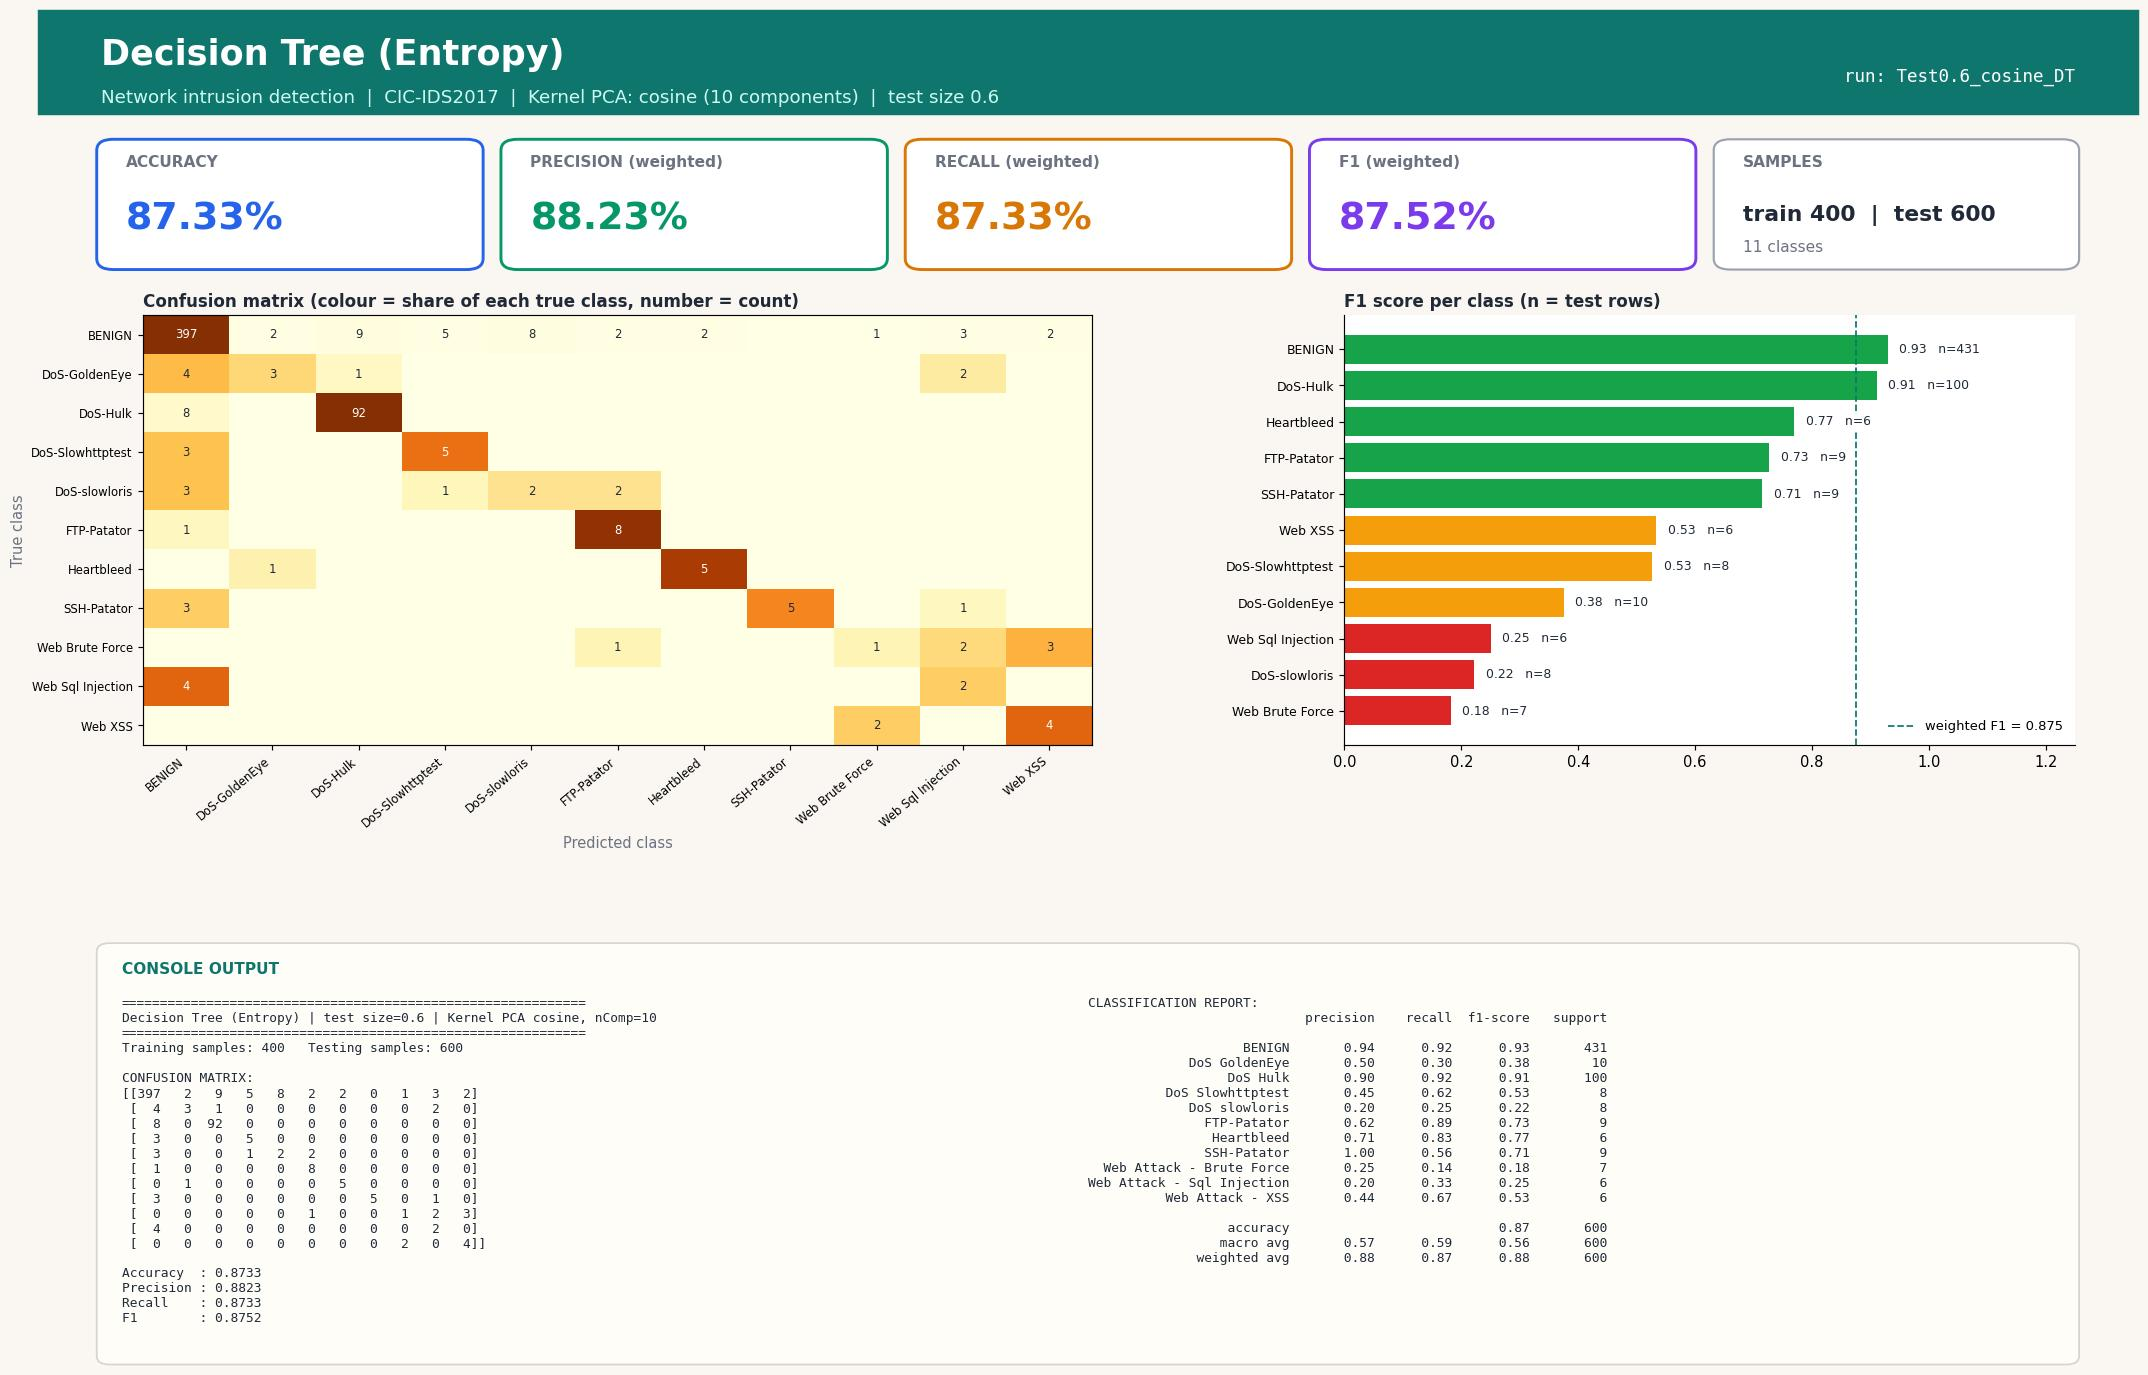

Write Python code to recreate this figure.
#!/usr/bin/env python3
"""Decision Tree (Entropy) | Test size 0.6 | Kernel PCA kernel=cosine, n_components=10
CIC-IDS2017 (Tue+Wed+Thu-morning) 1000-row stratified sample.
Run in any IDE (Spyder / VS Code / PyCharm / Jupyter): open the file and press Run, no arguments needed.
Saves next to this file: 'Test0.6_cosine_DT.jpg' - one image with the console output (confusion matrix, metrics, classification report) plus charts."""
import json, os
import numpy as np
import matplotlib.pyplot as plt
from sklearn.decomposition import KernelPCA
from sklearn.tree import DecisionTreeClassifier
from sklearn.metrics import (accuracy_score, classification_report, confusion_matrix,
                             f1_score, precision_score, recall_score)
from sklearn.model_selection import train_test_split
from sklearn.preprocessing import StandardScaler

TEST_SIZE, KERNEL, N_COMP, ALG, ALG_NAME = 0.6, "cosine", 10, "DT", "Decision Tree (Entropy)"
try:
    HERE = os.path.dirname(os.path.abspath(__file__))
except NameError:                      # Jupyter / interactive console
    HERE = os.getcwd()
def _find_root():                      # folder that contains data/sample.npz (works from any working directory)
    for p in (HERE, os.path.join(HERE, ".."), os.path.join(HERE, "..", ".."), os.getcwd()):
        if os.path.exists(os.path.join(p, "data", "sample.npz")):
            return os.path.abspath(p)
    raise FileNotFoundError("data/sample.npz not found - run prepare_data.py or keep the repo folder structure")
ROOT = _find_root()
tag = f"Test{TEST_SIZE}_{KERNEL}_{ALG}"

# 1. LOAD cached, cleaned sample (see prepare_data.py)
d = np.load(os.path.join(ROOT, "data", "sample.npz"), allow_pickle=True)
X, y, class_names = d["X"], d["y"], [str(c).replace("�", "-") for c in d["classes"]]

# 2. SPLIT
X_train, X_test, y_train, y_test = train_test_split(
    X, y, test_size=TEST_SIZE, random_state=42, stratify=y)

# 3. SCALE (fit on train only)
scaler = StandardScaler()
X_train = scaler.fit_transform(X_train); X_test = scaler.transform(X_test)

# 4. DIMENSIONALITY REDUCTION: Kernel PCA (fit on train only; gamma = sklearn default 1/n_features)
kpca = KernelPCA(n_components=N_COMP, kernel=KERNEL, random_state=0)
X_train = kpca.fit_transform(X_train); X_test = kpca.transform(X_test)

# 5. CLASSIFIER
classifier = DecisionTreeClassifier(criterion="entropy", random_state=0)
classifier.fit(X_train, y_train)
y_pred = classifier.predict(X_test)

# 6. METRICS
labels = np.arange(len(class_names))
cm = confusion_matrix(y_test, y_pred, labels=labels)
res = dict(test_size=TEST_SIZE, kernel=KERNEL, n_components=N_COMP, algorithm=ALG, model=ALG_NAME,
           n_train=int(len(y_train)), n_test=int(len(y_test)),
           accuracy=accuracy_score(y_test, y_pred),
           precision=precision_score(y_test, y_pred, average="weighted", zero_division=0),
           recall=recall_score(y_test, y_pred, average="weighted", zero_division=0),
           f1=f1_score(y_test, y_pred, average="weighted", zero_division=0))
report = classification_report(y_test, y_pred, labels=labels, target_names=class_names, zero_division=0)
lines = ["=" * 60, f"{ALG_NAME} | test size={TEST_SIZE} | Kernel PCA {KERNEL}, nComp={N_COMP}", "=" * 60,
         f"Training samples: {len(y_train)}   Testing samples: {len(y_test)}", "", "CONFUSION MATRIX:", np.array2string(cm), ""]
for k in ("accuracy", "precision", "recall", "f1"): lines.append(f"{k.capitalize():10s}: {res[k]:.4f}")
lines += ["", "CLASSIFICATION REPORT:", report]
console_output = "\n".join(lines); print(console_output)

# 7. VISUAL OUTPUT: ONE report-style image (banner, KPI cards, charts, console output) - real results only
from matplotlib.patches import FancyBboxPatch, Rectangle
short = [c.replace("Web Attack - ", "Web ").replace("DoS ", "DoS-") for c in class_names]
rep = classification_report(y_test, y_pred, labels=labels, target_names=class_names, zero_division=0, output_dict=True)
cmn = cm / np.maximum(cm.sum(axis=1, keepdims=True), 1)          # row-normalised = per-class recall
INK, MUTED, BG, ACC = "#1f2937", "#6b7280", "#faf7f2", "#0f766e"
fig = plt.figure(figsize=(20, 13.2), dpi=105, facecolor=BG)
fig.add_artist(Rectangle((0, 0.925), 1, 0.075, transform=fig.transFigure, color=ACC, zorder=0))
fig.text(0.03, 0.968, f"{ALG_NAME}", fontsize=24, fontweight="bold", color="white", va="center")
fig.text(0.03, 0.937, f"Network intrusion detection  |  CIC-IDS2017  |  Kernel PCA: {KERNEL} ({N_COMP} components)  |  test size {TEST_SIZE}",
         fontsize=12.5, color="#ccfbf1", va="center")
fig.text(0.97, 0.952, f"run: {tag}", fontsize=12, color="white", ha="right", va="center", family="monospace")

# KPI cards
cards = [("ACCURACY", res["accuracy"], "#2563eb"), ("PRECISION (weighted)", res["precision"], "#059669"),
         ("RECALL (weighted)", res["recall"], "#d97706"), ("F1 (weighted)", res["f1"], "#7c3aed")]
for i, (lab, v, col) in enumerate(cards):
    x0 = 0.03 + i * 0.1925
    fig.add_artist(FancyBboxPatch((x0, 0.815), 0.18, 0.09, boxstyle="round,pad=0.002,rounding_size=0.008", transform=fig.transFigure,
                                  facecolor="white", edgecolor=col, linewidth=2))
    fig.text(x0 + 0.012, 0.887, lab, fontsize=10.5, color=MUTED, fontweight="bold")
    fig.text(x0 + 0.012, 0.842, f"{v * 100:.2f}%", fontsize=26, color=col, fontweight="bold")
fig.add_artist(FancyBboxPatch((0.80, 0.815), 0.17, 0.09, boxstyle="round,pad=0.002,rounding_size=0.008", transform=fig.transFigure,
                              facecolor="white", edgecolor="#9ca3af", linewidth=1.5))
fig.text(0.812, 0.887, "SAMPLES", fontsize=10.5, color=MUTED, fontweight="bold")
fig.text(0.812, 0.848, f"train {res['n_train']}  |  test {res['n_test']}", fontsize=15, color=INK, fontweight="bold")
fig.text(0.812, 0.826, f"{len(class_names)} classes", fontsize=10.5, color=MUTED)

gs = fig.add_gridspec(1, 2, left=0.05, right=0.97, top=0.78, bottom=0.47, wspace=0.30, width_ratios=[1.3, 1])
ax1 = fig.add_subplot(gs[0, 0]); ax2 = fig.add_subplot(gs[0, 1])
for ax in (ax1, ax2): ax.set_facecolor("white")
im = ax1.imshow(cmn, cmap="YlOrBr", vmin=0, vmax=1, aspect="auto")
ax1.set_xticks(labels); ax1.set_yticks(labels); ax1.set_xticklabels(short, rotation=40, ha="right", fontsize=8); ax1.set_yticklabels(short, fontsize=8)
ax1.set_title("Confusion matrix (colour = share of each true class, number = count)", loc="left", fontsize=11.5, color=INK, fontweight="bold")
ax1.set_xlabel("Predicted class", color=MUTED); ax1.set_ylabel("True class", color=MUTED)
for a_ in labels:
    for b_ in labels:
        if cm[a_, b_]: ax1.text(b_, a_, cm[a_, b_], ha="center", va="center", fontsize=8, color="white" if cmn[a_, b_] > 0.6 else INK)
f1s = [rep[c]["f1-score"] for c in class_names]; sup = [int(rep[c]["support"]) for c in class_names]
order = np.argsort(f1s)
cols = ["#dc2626" if f1s[i] < 0.34 else "#f59e0b" if f1s[i] < 0.67 else "#16a34a" for i in order]
ax2.barh(range(len(order)), [f1s[i] for i in order], color=cols)
ax2.set_yticks(range(len(order))); ax2.set_yticklabels([short[i] for i in order], fontsize=8.5); ax2.set_xlim(0, 1.25)
ax2.set_title("F1 score per class (n = test rows)", loc="left", fontsize=11.5, color=INK, fontweight="bold")
for k, i in enumerate(order): ax2.text(f1s[i] + 0.02, k, f"{f1s[i]:.2f}   n={sup[i]}", va="center", fontsize=8.5, color=INK, zorder=5, bbox=dict(facecolor="white", edgecolor="none", pad=1))
for sp in ("top", "right"): ax2.spines[sp].set_visible(False)
ax2.axvline(res["f1"], color=ACC, ls="--", lw=1.2, label=f"weighted F1 = {res['f1']:.3f}"); ax2.legend(loc="lower right", fontsize=9, frameon=False)

# console output panel (same text that is printed to the console)
fig.add_artist(FancyBboxPatch((0.03, 0.025), 0.94, 0.30, boxstyle="round,pad=0.002,rounding_size=0.006", transform=fig.transFigure,
                              facecolor="#fffdf8", edgecolor="#d6d3d1", linewidth=1.2))
fig.text(0.04, 0.305, "CONSOLE OUTPUT", fontsize=10.5, color=ACC, fontweight="bold")
split_at = lines.index("CLASSIFICATION REPORT:")
fig.text(0.04, 0.288, "\n".join(lines[:split_at]), family="monospace", fontsize=8.8, color=INK, va="top")
fig.text(0.50, 0.288, "\n".join(lines[split_at:]), family="monospace", fontsize=8.8, color=INK, va="top")
plt.savefig(os.path.join(HERE, tag + ".jpg"), format="jpg", bbox_inches="tight", facecolor=BG)
if os.environ.get("ACN_NO_SHOW") != "1": plt.show()   # IDEs display the image; run_all.py disables this
plt.close()

os.makedirs(os.path.join(ROOT, "results", "json"), exist_ok=True)
with open(os.path.join(ROOT, "results", "json", tag + ".json"), "w") as f: json.dump(res, f)
